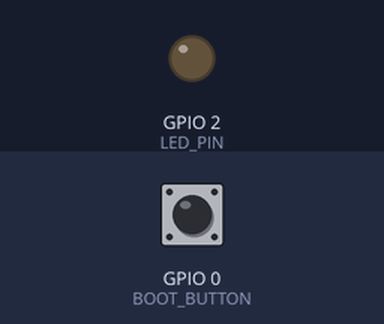
The sketch below on a simulated ESP32. Parts: output pins drawn as LEDs (lit = HIGH). The test bench sets the inputs (shaded band); at power-on: GPIO 0 (BOOT_BUTTON) HIGH.

Above: at 1.2 s.
1.3 s: GPIO 0 (BOOT_BUTTON) pulled LOW for 0.15 s
At 2.5 s:
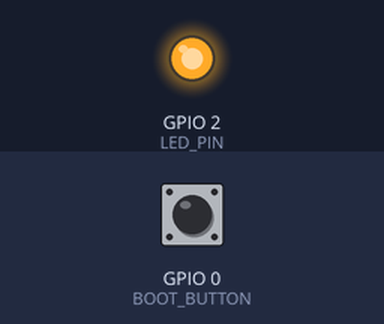
2.9 s: GPIO 0 (BOOT_BUTTON) pulled LOW for 1 s
At 3.7 s:
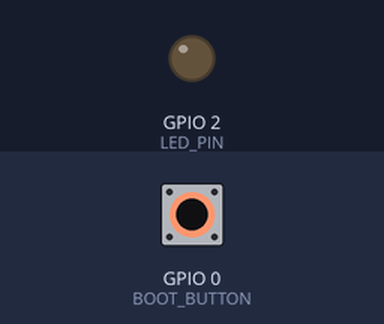
5.4 s: GPIO 0 (BOOT_BUTTON) pulled LOW for 3.2 s
At 6.8 s:
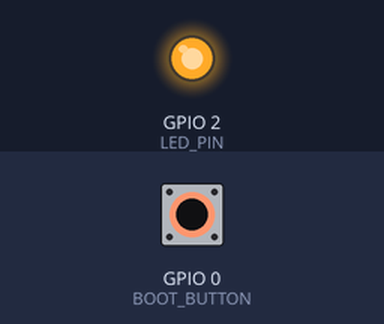
Timing chart, 0 to 8.4 s (numbered marks = the images above; inputs shaded):
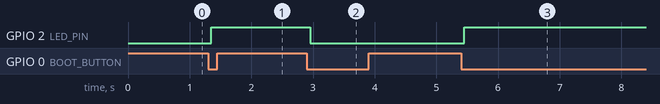

Measured:
- after the input at 1.3 s, GPIO 2 (LED_PIN): LOW → HIGH after 0.05 s
- after the input at 2.9 s, GPIO 2 (LED_PIN): HIGH → LOW after 0.05 s
- after the input at 5.4 s, GPIO 2 (LED_PIN): LOW → HIGH after 0.05 s

The sketch:

led_onoff.ino
```cpp
#define BOOT_BUTTON 0   // ESP32 BOOT 버튼 (GPIO0)
#define LED_PIN 2       // 트랜지스터 제어 출력 핀

bool ledState = false;
bool lastButtonState = HIGH;
unsigned long lastDebounceTime = 0;
const unsigned long debounceDelay = 50;

void setup() {
  pinMode(BOOT_BUTTON, INPUT_PULLUP);
  pinMode(LED_PIN, OUTPUT);

  digitalWrite(LED_PIN, LOW); // 시작할 때 LED OFF
}

void loop() {
  int reading = digitalRead(BOOT_BUTTON);

  // 디바운싱 처리 (버튼 노이즈 방지)
  if (reading != lastButtonState) {
    lastDebounceTime = millis();
  }

  // 버튼 상태가 안정적으로 바뀐 경우
  if ((millis() - lastDebounceTime) > debounceDelay) {
    if (reading == LOW) {  // 버튼 눌렸을 때
      ledState = !ledState; // LED 상태 토글
      digitalWrite(LED_PIN, ledState ? HIGH : LOW);

      // 버튼을 떼기 전까지 추가 토글 방지
      while (digitalRead(BOOT_BUTTON) == LOW) {
        delay(10);
      }
    }
  }

  lastButtonState = reading;
}
```
